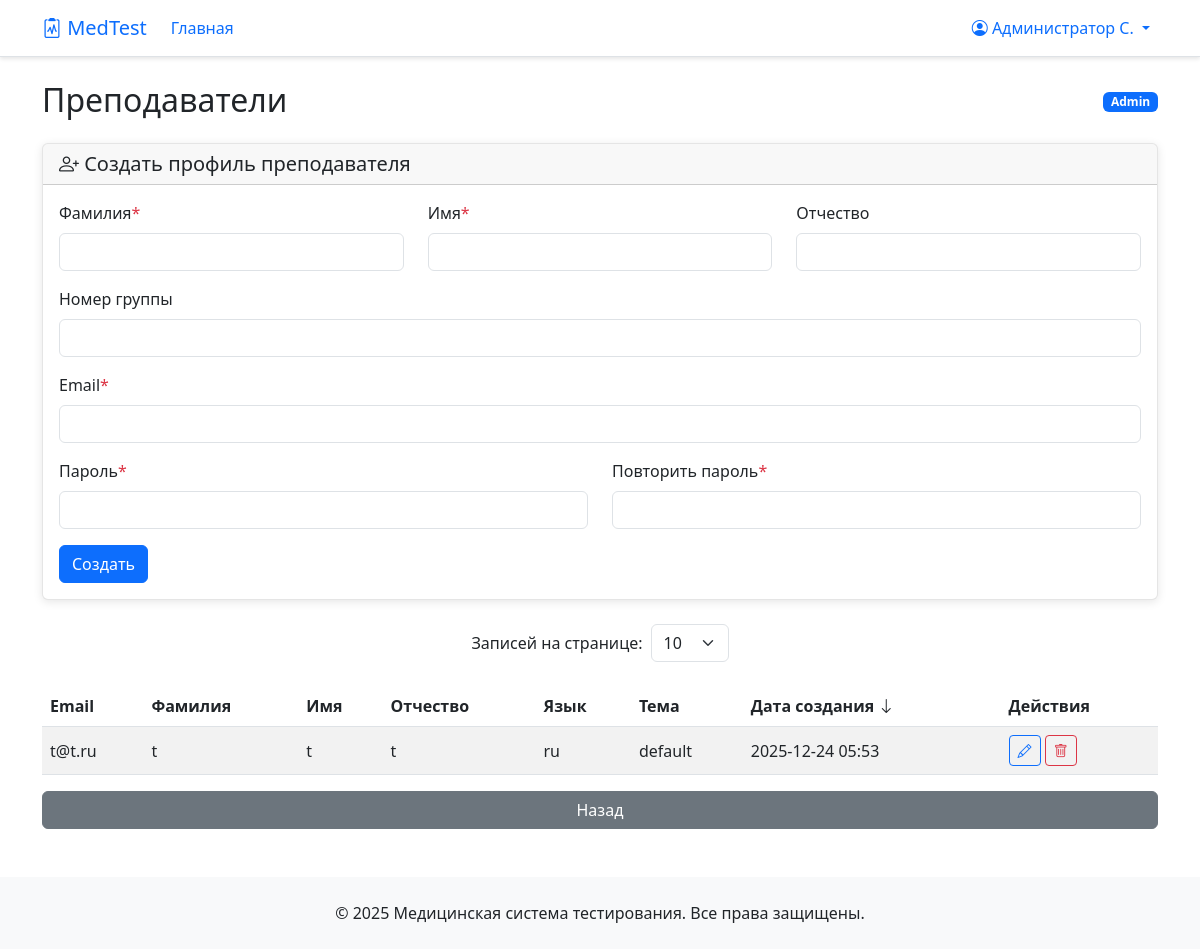
The page /admin/teachers (signed in) on the database its author committed.
### app/models/user.py (models this page shows, shortened)
class User(UserMixin, db.Model):
    __tablename__ = 'users'
    id = db.Column(Integer, primary_key=True)
    username = db.Column(String(120), unique=True, nullable=False)
    password_hash = db.Column(String(120), nullable=False)
    role = db.Column(String(20), default='student')  # 'admin', 'teacher', 'student'
    language = db.Column(String(5), default='ru')  # Язык интерфейса
    theme = db.Column(String(50), default='default')  # Тема оформления
    first_name = db.Column(String(100))  # Имя (для студентов)
    last_name = db.Column(String(100))   # Фамилия (для студентов)
    middle_name = db.Column(String(100)) # Отчество (для студентов)
    group_number = db.Column(String(50)) # Номер группы (для студентов)
    created_at = db.Column(DateTime, default=datetime.utcnow)
    test_results = db.relationship('TestResult', back_populates='user', lazy=True)
    creator_questions = db.relationship('Question', back_populates='creator', lazy=True, foreign_keys='Question.creator_id')
    def get_formatted_name(self):
        if self.last_name:
            initials = ""
            if self.first_name:
                initials += f"{self.last_name[0]}." if len(self.last_name) > 0 else ""
            if self.middle_name:
                initials += f"{self.middle_name[0]}." if len(self.middle_name) > 0 else ""
            if initials:
                return f"{self.first_name} {initials}"
            else:
                return self.first_name
        return self.username

### app/routes/admin.py (the view)
@bp.route('/teachers')
@login_required
def teachers():
    if current_user.role != 'admin':
        flash(_('Доступ запрещён'))
        return redirect(url_for('main.index'))
    sort_by = request.args.get('sort_by', 'date')
    order = request.args.get('order', 'desc')
    per_page_raw = request.args.get('per_page', '10')
    page = request.args.get('page', 1, type=int)
    try:
        per_page = int(per_page_raw) if per_page_raw != 'all' else None
    except (TypeError, ValueError):
        per_page = 10
    sort_fields = {
        'username': User.username,
        'first_name': User.first_name,
        'last_name': User.last_name,
        'date': User.created_at
    }
    sort_field = sort_fields.get(sort_by, User.created_at)
    sort_expr = asc(sort_field) if order == 'asc' else desc(sort_field)
    query = User.query.filter_by(role='teacher').order_by(sort_expr)
    if per_page is None:
        users = query.all()
        pagination = None
    else:
        pagination = query.paginate(page=page, per_page=per_page, error_out=False)
        users = pagination.items
    return render_template('admin/teachers.html',
                          users=users,
                          pagination=pagination,
                          current_per_page=per_page_raw)

### app/__init__.py (called while the page is built)
@login_manager.user_loader
def load_user(user_id):
    from app.models.user import User
    if user_id is None:
        return None
    try:
        return User.query.get(int(user_id))
    except (ValueError, TypeError):
        return None

### app/templates/admin/teachers.html (shortened to what this page needs)
{% extends "base.html" %}
{% block content %}
<div class="d-flex justify-content-between align-items-center mb-4">
    <h2 class="mb-0">{{ _('Преподаватели') }}</h2>
    <div>
        <span class="badge bg-primary">{{ _(current_user.role|title) }}</span>
    </div>
</div>
<div class="card mb-4">
    <div class="card-header">
        <h5 class="mb-0"><i class="bi bi-person-plus"></i> {{ _('Создать профиль преподавателя') }}</h5>
    </div>
    <div class="card-body">
        <form method="POST" action="{{ url_for('admin.create_teacher') }}">
            <div class="row">
                <div class="col-md-4 mb-3">
                    <label for="last_name" class="form-label">
                        {{ _('Фамилия') }}<span class="text-danger">*</span>
                    </label>
                    <input type="text" class="form-control" id="last_name" name="last_name" required>
                </div>
                <div class="col-md-4 mb-3">
                    <label for="first_name" class="form-label">
                        {{ _('Имя') }}<span class="text-danger">*</span>
                    </label>
                    <input type="text" class="form-control" id="first_name" name="first_name" required>
                </div>
                <div class="col-md-4 mb-3">
                    <label for="middle_name" class="form-label">{{ _('Отчество') }}</label>
                    <input type="text" class="form-control" id="middle_name" name="middle_name">
                </div>
            </div>
            <div class="mb-3">
                <label for="group_number" class="form-label">{{ _('Номер группы') }}</label>
                <input type="text" class="form-control" id="group_number" name="group_number">
            </div>
            <div class="mb-3">
                <label for="username" class="form-label">
                    {{ _('Email') }}<span class="text-danger">*</span>
                </label>
                <input type="email" class="form-control" id="username" name="username" required>
            </div>
            <div class="row">
                <div class="col-md-6 mb-3">
                    <label for="password" class="form-label">
                        {{ _('Пароль') }}<span class="text-danger">*</span>
                    </label>
                    <input type="password" class="form-control" id="password" name="password">
                </div>
                <div class="col-md-6 mb-3">
                    <label for="confirm_password" class="form-label">
                        {{ _('Повторить пароль') }}<span class="text-danger">*</span>
                    </label>
                    <input type="password" class="form-control" id="confirm_password" name="confirm_password">
                </div>
            </div>
            <button type="submit" class="btn btn-primary">{{ _('Создать') }}</button>
        </form>
    </div>
</div>
{% set current_per_page = request.args.get('per_page', '10') %}
{% set current_sort_by = request.args.get('sort_by', 'date') %}
{% set current_order = request.args.get('order', 'desc') %}
<div class="mb-4 d-flex justify-content-center align-items-center flex-wrap gap-2">
    <label for="per_page_select" class="form-label mb-0">{{ _('Записей на странице:') }}</label>
    <select id="per_page_select" class="form-select w-auto" style="max-width: 120px;">
        <option value="10" {% if current_per_page == '10' %}selected{% endif %}>10</option>
    </select>
</div>
<div class="table-responsive">
    <table class="table table-striped align-middle">
        <thead>
            <tr>
                <th>
                    <a href="{{ url_for('admin.teachers',
                            sort_by='username',
                            order='asc' if current_sort_by == 'username' and current_order == 'desc' else 'desc',
                            page=1,
                            per_page=current_per_page
                        ) }}"
                       class="text-decoration-none text-dark d-flex align-items-center gap-1">
                        {{ _('Email') }}
                    </a>
                </th>
                <th>
                    <a href="{{ url_for('admin.teachers',
                            sort_by='last_name',
                            order='asc' if current_sort_by == 'last_name' and current_order == 'desc' else 'desc',
                            page=1,
                            per_page=current_per_page
                        ) }}"
                       class="text-decoration-none text-dark d-flex align-items-center gap-1">
                        {{ _('Фамилия') }}
                    </a>
                </th>
                <th>
                    <a href="{{ url_for('admin.teachers',
                            sort_by='first_name',
                            order='asc' if current_sort_by == 'first_name' and current_order == 'desc' else 'desc',
                            page=1,
                            per_page=current_per_page
                        ) }}"
                       class="text-decoration-none text-dark d-flex align-items-center gap-1">
                        {{ _('Имя') }}
                    </a>
                </th>
                <th>{{ _('Отчество') }}</th>
                <th>{{ _('Язык') }}</th>
                <th>{{ _('Тема') }}</th>
                <th>
                    <a href="{{ url_for('admin.teachers',
                            sort_by='date',
                            order='asc' if current_sort_by == 'date' and current_order == 'desc' else 'desc',
                            page=1,
                            per_page=current_per_page
                        ) }}"
                       class="text-decoration-none text-dark d-flex align-items-center gap-1">
                        {{ _('Дата создания') }}
                        {% if current_sort_by == 'date' %}
                        <i class="bi bi-arrow-{% if current_order == 'desc' %}down{% else %}up{% endif %}"></i>
                        {% endif %}
                    </a>
                </th>
                <th>{{ _('Действия') }}</th>
            </tr>
        </thead>
        <tbody>
            {% for user in users %}
            <tr>
                <td>{{ user.username }}</td>
                <td>{{ user.last_name }}</td>
                <td>{{ user.first_name }}</td>
                <td>{{ user.middle_name or '—' }}</td>
                <td>{{ user.language or '—' }}</td>
                <td>{{ user.theme or '—' }}</td>
                <td>{{ user.created_at.strftime('%Y-%m-%d %H:%M') if user.created_at else '—' }}</td>
                <td>
                    <a href="{{ url_for('database.edit_record', table='users', id=user.id) }}?next={{ request.url|urlencode }}"
                       class="btn btn-sm btn-outline-primary" title="{{ _('Редактировать') }}">
                        <i class="bi bi-pencil"></i>
                    </a>
                    <a href="{{ url_for('database.delete_record', table='users', id=user.id) }}?next={{ request.url|urlencode }}"
                       class="btn btn-sm btn-outline-danger"
                       onclick="return confirm('{{ _('Удалить преподавателя?') }}')"
                       title="{{ _('Удалить') }}">
                        <i class="bi bi-trash"></i>
                    </a>
                </td>
            </tr>
            {% else %}
            <tr>
                <td colspan="8" class="text-center text-muted py-3">{{ _('Преподаватели не найдены') }}</td>
            </tr>
            {% endfor %}
        </tbody>
    </table>
</div>
<div class="d-grid gap-2">
    <a href="{{ url_for('admin.index') }}" class="btn btn-secondary">{{ _('Назад') }}</a>
</div>
{% endblock %}

### app/templates/base.html (shortened to what this page needs)
<!DOCTYPE html>
<html lang="{{ session.get('language', 'ru') }}">
<head>
    <link href="https://cdn.jsdelivr.net/npm/bootstrap@5.3.0/dist/css/bootstrap.min.css  " rel="stylesheet">
    <link rel="stylesheet" href="https://cdn.jsdelivr.net/npm/bootstrap-icons@1.10.0/font/bootstrap-icons.css  ">
</head>
<body>
    <div class="lang-buttons">
        <a href="{{ url_for('auth.change_language', language='ru') }}" class="lang-btn {{ 'active' if session.get('language', 'ru') == 'ru' }}">RU</a>
        <a href="{{ url_for('auth.change_language', language='en') }}" class="lang-btn {{ 'active' if session.get('language', 'ru') == 'en' }}">EN</a>
    </div>
    <nav class="navbar navbar-expand-lg navbar-light bg-white border-bottom">
        <div class="container">
            <a class="navbar-brand" href="{{ url_for('main.index') }}">
                <i class="bi bi-clipboard2-pulse"></i> MedTest
            </a>
            <div class="collapse navbar-collapse" id="navbarNav">
                <ul class="navbar-nav me-auto">
                    <li class="nav-item">
                        <a class="nav-link" href="{{ url_for('main.index') }}">{{ _('Главная') }}</a>
                    </li>
                </ul>
                <ul class="navbar-nav">
                    {% if current_user.is_authenticated %}
                        <li class="nav-item dropdown">
                            <a class="nav-link dropdown-toggle" href="#" role="button" data-bs-toggle="dropdown">
                                <i class="bi bi-person-circle"></i> {{ current_user.get_formatted_name() }}
                            </a>
                        </li>
                    {% else %}
                        <li class="nav-item">
                            <a class="nav-link" href="{{ url_for('auth.login') }}">{{ _('Вход') }}</a>
                        </li>
                    {% endif %}
                </ul>
            </div>
        </div>
    </nav>
        {% set messages = get_flashed_messages() %}
    <main class="container mt-4">
        {% block content %}{% endblock %}
    </main>
    <footer class="bg-light text-dark py-4 mt-5">
        <div class="container text-center">
            <p class="mb-0">{{ _('© 2025 Медицинская система тестирования. Все права защищены.') }}</p>
        </div>
    </footer>
</body>
</html>

### app/templates/base.html (style rules this page uses)
:root { --primary-color: #0d6efd; --secondary-color: #6c757d; --success-color: #198754; --info-color: #0dcaf0; --warning-color: #ffc107; --danger-color: #dc3545; --light-color: #f8f9fa; --dark-color: #212529; --white-color: #ffffff; --blue-color: #0d6efd; }
.bg-primary { background-color: var(--primary-color) !important; }
.btn-primary { background-color: var(--primary-color); border-color: var(--primary-color); }
.navbar { background-color: var(--white-color) !important; box-shadow: 0 2px 4px rgba(0,0,0,0.1); }
.navbar-brand, .nav-link { color: var(--primary-color) !important; }
.card { box-shadow: 0 2px 10px rgba(0,0,0,0.1); border: 1px solid rgba(0,0,0,0.1); }
.lang-buttons { position: absolute; top: 10px; right: 10px; }
.lang-btn { border: none; background: none; color: #6c757d; cursor: pointer; font-size: 0.9rem; margin-left: 5px; padding: 2px 5px; border-radius: 3px; }
.lang-btn.active { color: #0d6efd; font-weight: bold; }

### rows shown on the page
User: get_formatted_name "Администратор С."
User: username "t@t.ru", last_name "t", first_name "t", middle_name "t", language "ru", theme "default", created_at "2025-12-24 05:53"
